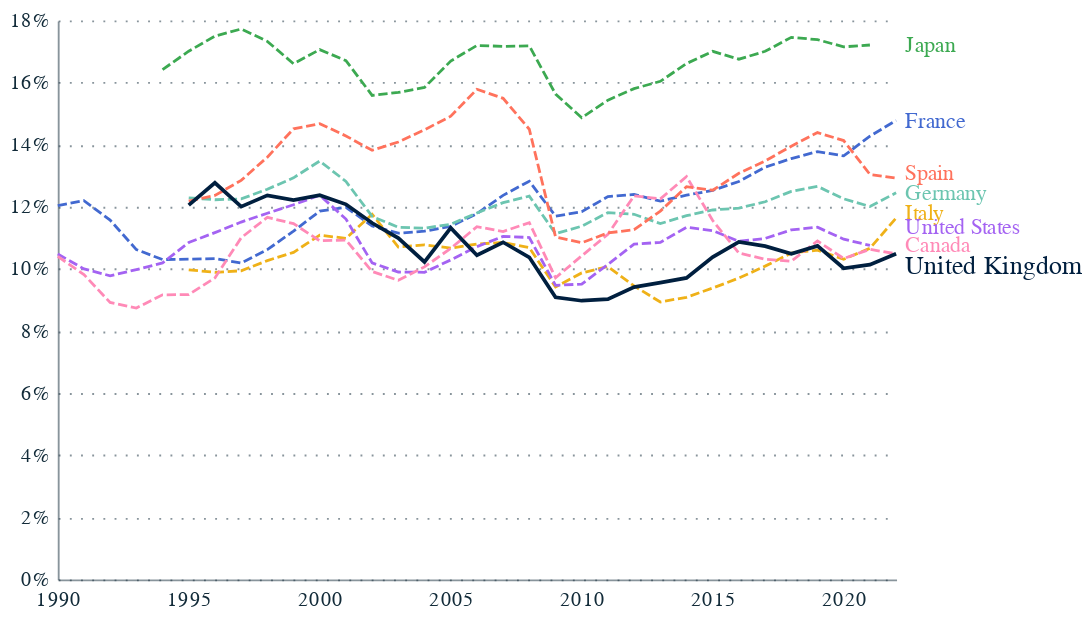
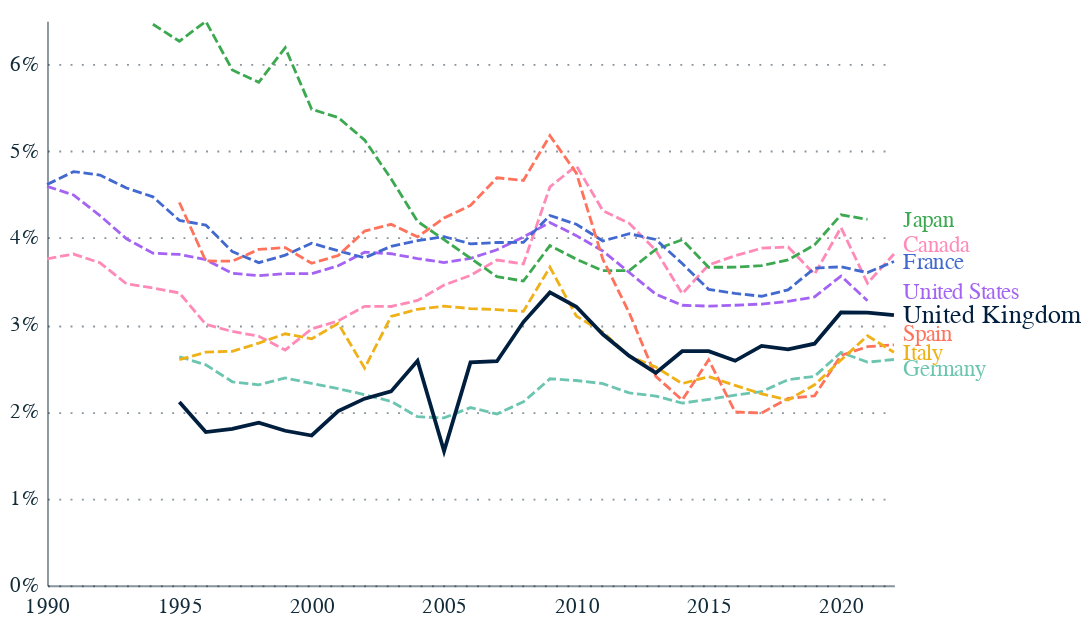
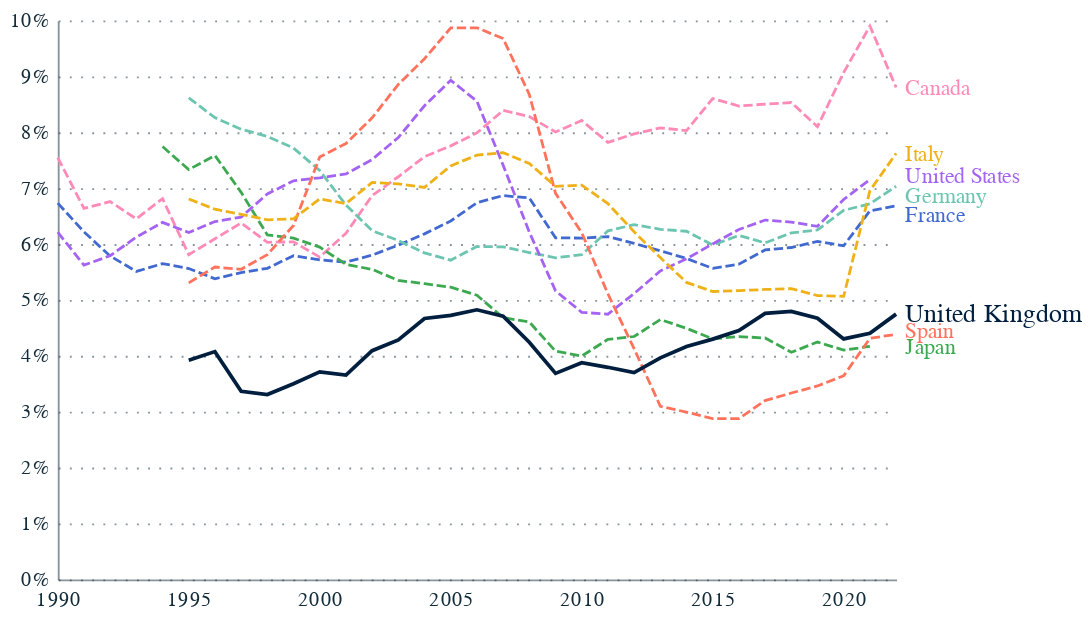
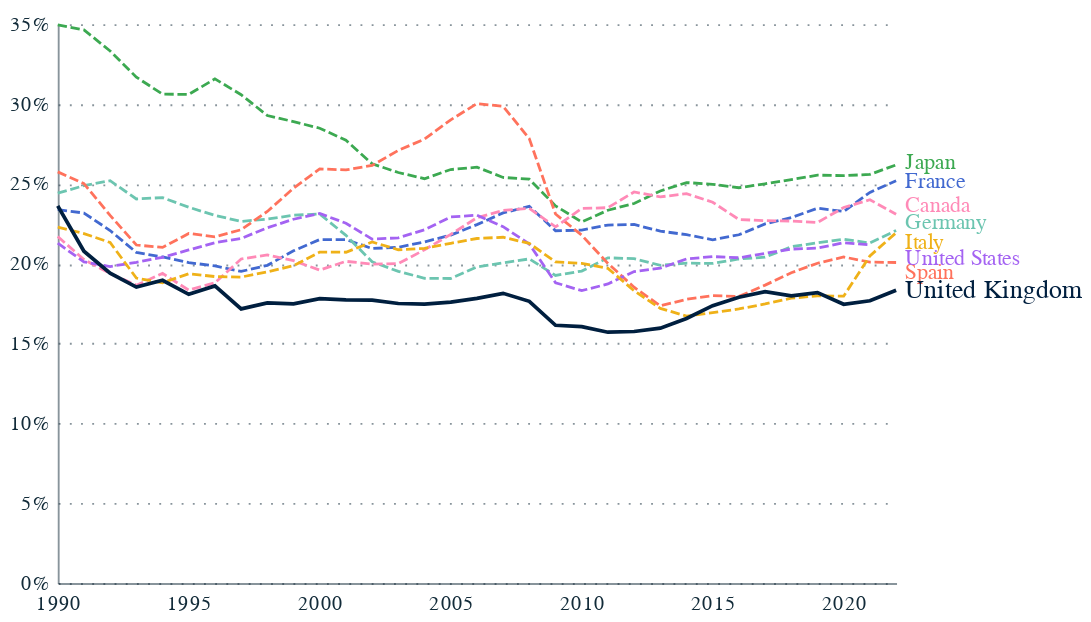

Notebook source saved alongside these figures, in order:
### Markdown cell above
# Investment by Sector vs Peers

### Code cell
df = corp_df.copy()

dx = [
    {
        "Italy": -3,
        "United States":-10,
        "Canada": -5,
        "United Kingdom": 7,
        "Spain": -3,
    },
    {
        "Canada": -5,
        "Spain": -6,
        "United States": -5,
        "Germany": 5
    },{
        "Germany": 5,
        "France": 5,
        "United States": -2,
        "Spain": -2
    },
    {
        "Japan": -2,
        "Canada": -5,
        "Germany": -5,
        "United States": 7,
        "Spain": 5,
        "Italy": 5
    }
]

titles = ["corp", "gov", "household", "total"]
for i, df in enumerate([corp_df, gov_df, household_df, total_df]):
    df['label'] = np.where(df.Time == df.groupby('Country')[
                        'Time'].transform('max'), df.Country, '')
    df['order'] = np.where(df.Country == 'United Kingdom', 1,0)
    df['Time'] = pd.to_datetime(df.Time, format="%Y")
    df = df.sort_values(by="order", ascending=True)

    base = alt.Chart(df).encode(
        x=alt.X("Time:T", title=""),
        y=alt.Y("Value:Q", title="",axis=alt.Axis(format="%")),
        color=alt.Color("Country:N", scale={
            "domain": ["United Kingdom", "France", "Italy", "Spain", "Germany", "Japan", "Canada", "United States"],
            "range": ["#001f3f", "#4269d0", "#efb118", "#ff725c", "#6cc5b0", "#3ca951", "#ff8ab7", "#a463f2", "#97bbf5", "#9c6b4e"]
        }, legend=None)
    )

    line = base.mark_line().encode(
        strokeDash=alt.condition(alt.datum.LOCATION == "GBR", alt.value([0,0]), alt.value([5,2])),
        size=alt.condition(alt.datum.LOCATION == "GBR",
                        alt.value(2), alt.value(1.5)),
    )

    labels = base.mark_text(
        align='left',
        dx=5,
        dy=alt.expr(f"{json.dumps(dx[i])}[datum.Country]")
    ).encode(
        text=alt.Text('label:N'),
        x=alt.value(450),
        size=alt.condition(alt.datum.LOCATION == "GBR", alt.value(14), alt.value(12)),
    )

    print(titles[i])
    chart = (line + labels).properties(
        width=450,
        height=300
    )
    chart.display()
    chart.save(f"/Users/finn/Documents/GitHub/GrowthDiagnostics/report_figures/charts/gfcf_{titles[i]}.json")
    chart.save(f"/Users/finn/Documents/GitHub/GrowthDiagnostics/report_figures/charts/gfcf_{titles[i]}.png", scale_factor=3)

### Figure 1 — Vega-Lite specification as saved in the notebook (floating-point values rounded to 4 significant figures; data arrays with more than 128 entries replaced by an {"elided": "..."} marker saying what was removed)
{"config": {"font": "Circular Std", "mark": {"line": {"interpolate": "linear"}}, "view": {"stroke": "transparent", "width": 400, "height": 300}, "range": {"category": ["#179fdb", "#e6224b", "#f4c245", "#122b39", "#eb5c2e", "#36b7b4"], "diverging": ["#E6224B", "#E54753", "#C9C9C9", "#179FDB", "#122B39"], "heatmap": ["#C9C9C9", "#179FDB", "#0063AF", "#122B39"], "ordinal": ["#00A767", "#36B7B4", "#179FDB", "#0063AF", "#243B5A"]}, "axisX": {"labelColor": "#122b39", "tickColor": "#122b39", "domainColor": "#122b39", "domainOpacity": 0.5, "gridOpacity": 0, "labelFont": "Circular Std", "labelAngle": 0, "labelAlign": "center", "labelFontSize": 11, "labelPadding": 5, "tickCount": 10, "tickSize": 0, "title": ""}, "axisY": {"labelColor": "#122b39", "labelFont": "Circular Std", "tickColor": "#122b39", "domainColor": "#122b39", "gridColor": "#122b39", "gridDash": [1, 5], "gridOpacity": 0.5, "labelPadding": 5, "labelFontSize": 11, "domainOpacity": 0.5, "tickSize": 0, "title": null, "titleAlign": "left", "titleAngle": 0, "titleBaseline": "bottom", "titleColor": "#122b39", "titleOpacity": 0.9, "titleX": 0, "titleY": -7}}, "layer": [{"mark": {"type": "line"}, "encoding": {"color": {"field": "Country", "legend": null, "scale": {"domain": ["United Kingdom", "France", "Italy", "Spain", "Germany", "Japan", "Canada", "United States", "Australia", "South Korea"], "range": ["#001f3f", "#4269d0", "#efb118", "#ff725c", "#6cc5b0", "#3ca951", "#ff8ab7", "#a463f2", "#97bbf5", "#9c6b4e"]}, "type": "nominal"}, "size": {"condition": {"test": "(datum.LOCATION === 'GBR')", "value": 2}, "value": 1.5}, "strokeDash": {"condition": {"test": "(datum.LOCATION === 'GBR')", "value": [0, 0]}, "value": [5, 2]}, "x": {"field": "Time", "title": "", "type": "temporal"}, "y": {"axis": {"format": "%"}, "field": "Value", "title": "", "type": "quantitative"}}}, {"mark": {"type": "text", "align": "left", "dx": 5, "dy": {"expr": "{\"Italy\": -3, \"United States\": -10, \"Canada\": -5, \"United Kingdom\": 7, \"Spain\": -3}[datum.Country]"}}, "encoding": {"color": {"field": "Country", "legend": null, "scale": {"domain": ["United Kingdom", "France", "Italy", "Spain", "Germany", "Japan", "Canada", "United States", "Australia", "South Korea"], "range": ["#001f3f", "#4269d0", "#efb118", "#ff725c", "#6cc5b0", "#3ca951", "#ff8ab7", "#a463f2", "#97bbf5", "#9c6b4e"]}, "type": "nominal"}, "size": {"condition": {"test": "(datum.LOCATION === 'GBR')", "value": 14}, "value": 12}, "text": {"field": "label", "type": "nominal"}, "x": {"value": 450}, "y": {"axis": {"format": "%"}, "field": "Value", "title": "", "type": "quantitative"}}}], "data": {"name": "data-578c4589e75442c5151903c76c73ef82"}, "height": 300, "width": 450, "$schema": "https://vega.github.io/schema/vega-lite/v5.8.0.json", "datasets": {"data-578c4589e75442c5151903c76c73ef82": {"elided": "238 records"}}}

### Figure 2 — Vega-Lite specification as saved in the notebook (floating-point values rounded to 4 significant figures; data arrays with more than 128 entries replaced by an {"elided": "..."} marker saying what was removed)
{"config": {"font": "Circular Std", "mark": {"line": {"interpolate": "linear"}}, "view": {"stroke": "transparent", "width": 400, "height": 300}, "range": {"category": ["#179fdb", "#e6224b", "#f4c245", "#122b39", "#eb5c2e", "#36b7b4"], "diverging": ["#E6224B", "#E54753", "#C9C9C9", "#179FDB", "#122B39"], "heatmap": ["#C9C9C9", "#179FDB", "#0063AF", "#122B39"], "ordinal": ["#00A767", "#36B7B4", "#179FDB", "#0063AF", "#243B5A"]}, "axisX": {"labelColor": "#122b39", "tickColor": "#122b39", "domainColor": "#122b39", "domainOpacity": 0.5, "gridOpacity": 0, "labelFont": "Circular Std", "labelAngle": 0, "labelAlign": "center", "labelFontSize": 11, "labelPadding": 5, "tickCount": 10, "tickSize": 0, "title": ""}, "axisY": {"labelColor": "#122b39", "labelFont": "Circular Std", "tickColor": "#122b39", "domainColor": "#122b39", "gridColor": "#122b39", "gridDash": [1, 5], "gridOpacity": 0.5, "labelPadding": 5, "labelFontSize": 11, "domainOpacity": 0.5, "tickSize": 0, "title": null, "titleAlign": "left", "titleAngle": 0, "titleBaseline": "bottom", "titleColor": "#122b39", "titleOpacity": 0.9, "titleX": 0, "titleY": -7}}, "layer": [{"mark": {"type": "line"}, "encoding": {"color": {"field": "Country", "legend": null, "scale": {"domain": ["United Kingdom", "France", "Italy", "Spain", "Germany", "Japan", "Canada", "United States", "Australia", "South Korea"], "range": ["#001f3f", "#4269d0", "#efb118", "#ff725c", "#6cc5b0", "#3ca951", "#ff8ab7", "#a463f2", "#97bbf5", "#9c6b4e"]}, "type": "nominal"}, "size": {"condition": {"test": "(datum.LOCATION === 'GBR')", "value": 2}, "value": 1.5}, "strokeDash": {"condition": {"test": "(datum.LOCATION === 'GBR')", "value": [0, 0]}, "value": [5, 2]}, "x": {"field": "Time", "title": "", "type": "temporal"}, "y": {"axis": {"format": "%"}, "field": "Value", "title": "", "type": "quantitative"}}}, {"mark": {"type": "text", "align": "left", "dx": 5, "dy": {"expr": "{\"Canada\": -5, \"Spain\": -6, \"United States\": -5, \"Germany\": 5}[datum.Country]"}}, "encoding": {"color": {"field": "Country", "legend": null, "scale": {"domain": ["United Kingdom", "France", "Italy", "Spain", "Germany", "Japan", "Canada", "United States", "Australia", "South Korea"], "range": ["#001f3f", "#4269d0", "#efb118", "#ff725c", "#6cc5b0", "#3ca951", "#ff8ab7", "#a463f2", "#97bbf5", "#9c6b4e"]}, "type": "nominal"}, "size": {"condition": {"test": "(datum.LOCATION === 'GBR')", "value": 14}, "value": 12}, "text": {"field": "label", "type": "nominal"}, "x": {"value": 450}, "y": {"axis": {"format": "%"}, "field": "Value", "title": "", "type": "quantitative"}}}], "data": {"name": "data-4c67968101173e3918206ac058a6ec32"}, "height": 300, "width": 450, "$schema": "https://vega.github.io/schema/vega-lite/v5.8.0.json", "datasets": {"data-4c67968101173e3918206ac058a6ec32": {"elided": "238 records"}}}

### Figure 3 — Vega-Lite specification as saved in the notebook (floating-point values rounded to 4 significant figures; data arrays with more than 128 entries replaced by an {"elided": "..."} marker saying what was removed)
{"config": {"font": "Circular Std", "mark": {"line": {"interpolate": "linear"}}, "view": {"stroke": "transparent", "width": 400, "height": 300}, "range": {"category": ["#179fdb", "#e6224b", "#f4c245", "#122b39", "#eb5c2e", "#36b7b4"], "diverging": ["#E6224B", "#E54753", "#C9C9C9", "#179FDB", "#122B39"], "heatmap": ["#C9C9C9", "#179FDB", "#0063AF", "#122B39"], "ordinal": ["#00A767", "#36B7B4", "#179FDB", "#0063AF", "#243B5A"]}, "axisX": {"labelColor": "#122b39", "tickColor": "#122b39", "domainColor": "#122b39", "domainOpacity": 0.5, "gridOpacity": 0, "labelFont": "Circular Std", "labelAngle": 0, "labelAlign": "center", "labelFontSize": 11, "labelPadding": 5, "tickCount": 10, "tickSize": 0, "title": ""}, "axisY": {"labelColor": "#122b39", "labelFont": "Circular Std", "tickColor": "#122b39", "domainColor": "#122b39", "gridColor": "#122b39", "gridDash": [1, 5], "gridOpacity": 0.5, "labelPadding": 5, "labelFontSize": 11, "domainOpacity": 0.5, "tickSize": 0, "title": null, "titleAlign": "left", "titleAngle": 0, "titleBaseline": "bottom", "titleColor": "#122b39", "titleOpacity": 0.9, "titleX": 0, "titleY": -7}}, "layer": [{"mark": {"type": "line"}, "encoding": {"color": {"field": "Country", "legend": null, "scale": {"domain": ["United Kingdom", "France", "Italy", "Spain", "Germany", "Japan", "Canada", "United States", "Australia", "South Korea"], "range": ["#001f3f", "#4269d0", "#efb118", "#ff725c", "#6cc5b0", "#3ca951", "#ff8ab7", "#a463f2", "#97bbf5", "#9c6b4e"]}, "type": "nominal"}, "size": {"condition": {"test": "(datum.LOCATION === 'GBR')", "value": 2}, "value": 1.5}, "strokeDash": {"condition": {"test": "(datum.LOCATION === 'GBR')", "value": [0, 0]}, "value": [5, 2]}, "x": {"field": "Time", "title": "", "type": "temporal"}, "y": {"axis": {"format": "%"}, "field": "Value", "title": "", "type": "quantitative"}}}, {"mark": {"type": "text", "align": "left", "dx": 5, "dy": {"expr": "{\"Germany\": 5, \"France\": 5, \"United States\": -2, \"Spain\": -2}[datum.Country]"}}, "encoding": {"color": {"field": "Country", "legend": null, "scale": {"domain": ["United Kingdom", "France", "Italy", "Spain", "Germany", "Japan", "Canada", "United States", "Australia", "South Korea"], "range": ["#001f3f", "#4269d0", "#efb118", "#ff725c", "#6cc5b0", "#3ca951", "#ff8ab7", "#a463f2", "#97bbf5", "#9c6b4e"]}, "type": "nominal"}, "size": {"condition": {"test": "(datum.LOCATION === 'GBR')", "value": 14}, "value": 12}, "text": {"field": "label", "type": "nominal"}, "x": {"value": 450}, "y": {"axis": {"format": "%"}, "field": "Value", "title": "", "type": "quantitative"}}}], "data": {"name": "data-b55602b9cff4765ceea129d12d7d9134"}, "height": 300, "width": 450, "$schema": "https://vega.github.io/schema/vega-lite/v5.8.0.json", "datasets": {"data-b55602b9cff4765ceea129d12d7d9134": {"elided": "238 records"}}}

### Figure 4 — Vega-Lite specification as saved in the notebook (floating-point values rounded to 4 significant figures; data arrays with more than 128 entries replaced by an {"elided": "..."} marker saying what was removed)
{"config": {"font": "Circular Std", "mark": {"line": {"interpolate": "linear"}}, "view": {"stroke": "transparent", "width": 400, "height": 300}, "range": {"category": ["#179fdb", "#e6224b", "#f4c245", "#122b39", "#eb5c2e", "#36b7b4"], "diverging": ["#E6224B", "#E54753", "#C9C9C9", "#179FDB", "#122B39"], "heatmap": ["#C9C9C9", "#179FDB", "#0063AF", "#122B39"], "ordinal": ["#00A767", "#36B7B4", "#179FDB", "#0063AF", "#243B5A"]}, "axisX": {"labelColor": "#122b39", "tickColor": "#122b39", "domainColor": "#122b39", "domainOpacity": 0.5, "gridOpacity": 0, "labelFont": "Circular Std", "labelAngle": 0, "labelAlign": "center", "labelFontSize": 11, "labelPadding": 5, "tickCount": 10, "tickSize": 0, "title": ""}, "axisY": {"labelColor": "#122b39", "labelFont": "Circular Std", "tickColor": "#122b39", "domainColor": "#122b39", "gridColor": "#122b39", "gridDash": [1, 5], "gridOpacity": 0.5, "labelPadding": 5, "labelFontSize": 11, "domainOpacity": 0.5, "tickSize": 0, "title": null, "titleAlign": "left", "titleAngle": 0, "titleBaseline": "bottom", "titleColor": "#122b39", "titleOpacity": 0.9, "titleX": 0, "titleY": -7}}, "layer": [{"mark": {"type": "line"}, "encoding": {"color": {"field": "Country", "legend": null, "scale": {"domain": ["United Kingdom", "France", "Italy", "Spain", "Germany", "Japan", "Canada", "United States", "Australia", "South Korea"], "range": ["#001f3f", "#4269d0", "#efb118", "#ff725c", "#6cc5b0", "#3ca951", "#ff8ab7", "#a463f2", "#97bbf5", "#9c6b4e"]}, "type": "nominal"}, "size": {"condition": {"test": "(datum.LOCATION === 'GBR')", "value": 2}, "value": 1.5}, "strokeDash": {"condition": {"test": "(datum.LOCATION === 'GBR')", "value": [0, 0]}, "value": [5, 2]}, "x": {"field": "Time", "title": "", "type": "temporal"}, "y": {"axis": {"format": "%"}, "field": "Value", "title": "", "type": "quantitative"}}}, {"mark": {"type": "text", "align": "left", "dx": 5, "dy": {"expr": "{\"Japan\": -2, \"Canada\": -5, \"Germany\": -5, \"United States\": 7, \"Spain\": 5, \"Italy\": 5}[datum.Country]"}}, "encoding": {"color": {"field": "Country", "legend": null, "scale": {"domain": ["United Kingdom", "France", "Italy", "Spain", "Germany", "Japan", "Canada", "United States", "Australia", "South Korea"], "range": ["#001f3f", "#4269d0", "#efb118", "#ff725c", "#6cc5b0", "#3ca951", "#ff8ab7", "#a463f2", "#97bbf5", "#9c6b4e"]}, "type": "nominal"}, "size": {"condition": {"test": "(datum.LOCATION === 'GBR')", "value": 14}, "value": 12}, "text": {"field": "label", "type": "nominal"}, "x": {"value": 450}, "y": {"axis": {"format": "%"}, "field": "Value", "title": "", "type": "quantitative"}}}], "data": {"name": "data-398cbfe463782288839f0f73f010c775"}, "height": 300, "width": 450, "$schema": "https://vega.github.io/schema/vega-lite/v5.8.0.json", "datasets": {"data-398cbfe463782288839f0f73f010c775": {"elided": "263 records"}}}
